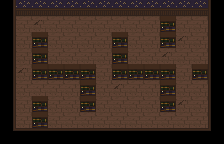

This is a level from a 2D game, rendered from its Tiled map with the project's own tilesets. A one-line summary and the map file follow, with tile-layer data summarised:
An orthogonal 14x9 tile map with 16x16 px tiles, 3 tile layers (background, walls, static_objects) and 35 objects.

<map version="1.0" orientation="orthogonal" renderorder="right-down" width="14" height="9" tilewidth="16" tileheight="16" nextobjectid="97">
 <tileset firstgid="1" name="tiles" tilewidth="16" tileheight="16" tilecount="18" columns="9">
  <image source="../textures/tiles.png" width="144" height="32" />
 </tileset>
 <layer name="background" width="14" height="9">
  <data>[126 cells, 84 non-empty, 2 distinct tile ids]</data>
 </layer>
 <layer name="walls" width="14" height="9">
  <data>[126 cells, 63 non-empty, 7 distinct tile ids]</data>
 </layer>
 <layer name="static_objects" width="14" height="9">
  <data>[126 cells, 0 non-empty, 0 distinct tile ids]</data>
 </layer>
 <objectgroup name="walls">
  <object id="37" x="0" y="128" width="224" height="16" />
  <object id="61" x="32" y="32" width="16" height="16">
   <ellipse />
  </object>
  <object id="62" x="32" y="64" width="16" height="16">
   <ellipse />
  </object>
  <object id="63" x="80" y="64" width="16" height="16">
   <ellipse />
  </object>
  <object id="64" x="80" y="96" width="16" height="16">
   <ellipse />
  </object>
  <object id="65" x="192" y="64" width="16" height="16">
   <ellipse />
  </object>
  <object id="66" x="160" y="32" width="16" height="16">
   <ellipse />
  </object>
  <object id="67" x="160" y="64" width="16" height="16">
   <ellipse />
  </object>
  <object id="68" x="112" y="64" width="16" height="16">
   <ellipse />
  </object>
  <object id="69" x="112" y="32" width="16" height="16">
   <ellipse />
  </object>
  <object id="71" x="160" y="96" width="16" height="16">
   <ellipse />
  </object>
  <object id="72" x="32" y="96" width="16" height="16">
   <ellipse />
  </object>
  <object id="73" x="32" y="104" width="16" height="24" />
  <object id="74" x="32" y="40" width="16" height="32" />
  <object id="75" x="40" y="64" width="48" height="16" />
  <object id="76" x="80" y="72" width="16" height="32" />
  <object id="77" x="112" y="40" width="16" height="32" />
  <object id="78" x="120" y="64" width="48" height="16" />
  <object id="79" x="160" y="72" width="16" height="32" />
  <object id="80" x="160" y="16" width="16" height="24" />
  <object id="81" x="200" y="64" width="8" height="16" />
  <object id="94" x="0" y="0" width="16" height="128" />
  <object id="95" x="208" y="0" width="16" height="128" />
  <object id="96" x="16" y="0" width="192" height="16">
   <properties>
    <property name="lightTransparency" type="bool" value="true" />
   </properties>
  </object>
 </objectgroup>
 <objectgroup name="static_objects" />
 <objectgroup name="actors">
  <object id="21" x="16" y="80" width="16" height="16" />
 </objectgroup>
 <objectgroup name="enemies">
  <object id="47" x="192" y="16" width="16" height="16" />
 </objectgroup>
 <objectgroup name="shards">
  <object id="43" x="192" y="80" width="16" height="16" />
  <object id="44" x="144" y="16" width="16" height="16" />
  <object id="46" x="48" y="48" width="16" height="16" />
 </objectgroup>
 <objectgroup name="lights">
  <object id="84" x="32" y="96" width="16" height="16" />
  <object id="86" x="112" y="96" width="16" height="16" />
  <object id="88" x="32" y="32" width="16" height="16" />
  <object id="90" x="112" y="32" width="16" height="16" />
  <object id="91" x="176" y="32" width="16" height="16" />
  <object id="93" x="176" y="96" width="16" height="16" />
 </objectgroup>
</map>
